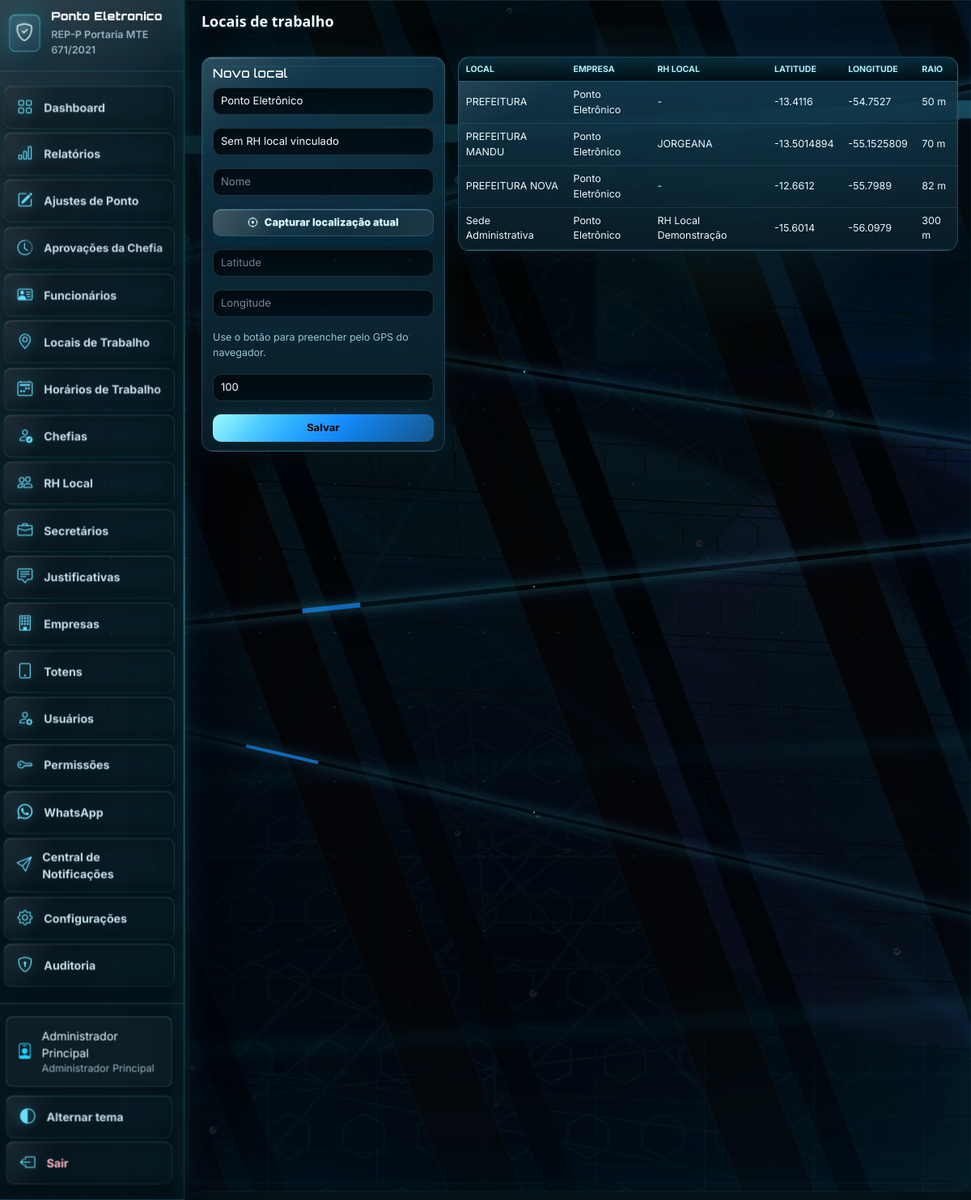
The page /locais (signed in) on the database its author committed.
### tables this page shows
CREATE TABLE usuarios (
            id INTEGER PRIMARY KEY AUTOINCREMENT,
            nome TEXT NOT NULL,
            login TEXT UNIQUE NOT NULL,
            senha TEXT NOT NULL,
            perfil TEXT NOT NULL
        , funcionario_id INTEGER, ativo INTEGER NOT NULL DEFAULT 1, rh_local_id INTEGER, chefia_id INTEGER, secretario_id INTEGER, cpf TEXT, email TEXT, telefone TEXT, secretaria_departamento TEXT);

CREATE TABLE locais_trabalho (
            id INTEGER PRIMARY KEY AUTOINCREMENT,
            empresa_id INTEGER NOT NULL,
            nome TEXT NOT NULL,
            latitude REAL NOT NULL,
            longitude REAL NOT NULL,
            raio_metros INTEGER NOT NULL DEFAULT 100,
            ativo INTEGER NOT NULL DEFAULT 1, rh_local_id INTEGER,
            FOREIGN KEY (empresa_id) REFERENCES empresas(id)
        );

CREATE TABLE empresas (
            id INTEGER PRIMARY KEY AUTOINCREMENT,
            razao_social TEXT NOT NULL,
            nome_fantasia TEXT,
            cnpj TEXT UNIQUE NOT NULL,
            ativa INTEGER NOT NULL DEFAULT 1,
            criado_em TEXT NOT NULL
        );

CREATE TABLE rh_locais (
            id INTEGER PRIMARY KEY AUTOINCREMENT,
            empresa_id INTEGER NOT NULL,
            nome TEXT NOT NULL,
            email TEXT,
            unidade TEXT,
            ativo INTEGER NOT NULL DEFAULT 1,
            FOREIGN KEY (empresa_id) REFERENCES empresas(id)
        );

### app.py (the view, shortened to what this page needs)
@app.route("/locais", methods=["GET", "POST"])
@login_required
@perfil_required("Administrador Principal", "RH Local")
def locais():
    empresas_rows = query("SELECT * FROM empresas WHERE ativa = 1 ORDER BY razao_social")
    user = current_user()
    rh_rows = query("SELECT * FROM rh_locais WHERE ativo = 1 ORDER BY nome")
    if user["perfil"] == "RH Local" and user["rh_local_id"]:
        rows = query("""SELECT l.*, e.nome_fantasia empresa, rh.nome rh_local FROM locais_trabalho l
                        JOIN empresas e ON e.id = l.empresa_id
                        LEFT JOIN rh_locais rh ON rh.id = l.rh_local_id
                        WHERE l.rh_local_id = ? ORDER BY l.nome""", (user["rh_local_id"],))
    else:
        rows = query("""SELECT l.*, e.nome_fantasia empresa, rh.nome rh_local FROM locais_trabalho l
                        JOIN empresas e ON e.id = l.empresa_id
                        LEFT JOIN rh_locais rh ON rh.id = l.rh_local_id
                        ORDER BY l.nome""")
    return page_template('pages/locais.html', title="Locais", rows=rows, empresas_rows=empresas_rows, rh_rows=rh_rows, local_user=user)

### app.py (called while the page is built, shortened)
@app.after_request
def add_api_cors_headers(response):
    return response

def get_db():
    if "db" not in g:
        g.db = sqlite3.connect(DB_PATH)
        g.db.row_factory = sqlite3.Row
    return g.db

def query(sql, params=()):
    return get_db().execute(sql, params).fetchall()

def one(sql, params=()):
    return get_db().execute(sql, params).fetchone()

def csrf_token():
    token = session.get("_csrf_token")
    if not token:
        token = secrets.token_urlsafe(32)
        session["_csrf_token"] = token
    return token

def csrf_input():
    return f'<input type="hidden" name="_csrf_token" value="{csrf_token()}">'

@app.before_request
def validate_csrf():
    if request.method != "POST":
        return None

@app.after_request
def security_headers(response):
    response.headers.setdefault("X-Content-Type-Options", "nosniff")
    response.headers.setdefault("X-Frame-Options", "SAMEORIGIN")
    response.headers.setdefault("Referrer-Policy", "strict-origin-when-cross-origin")
    if request.path in ("/totem-facial", "/terminal-ponto") or request.path.startswith("/totem-facial/"):
        response.headers["Cache-Control"] = "no-store, no-cache, must-revalidate, max-age=0"
        response.headers["Pragma"] = "no-cache"
        response.headers["Expires"] = "0"
    return response

def current_user():
    if not session.get("user_id"):
        return None
    return one("SELECT * FROM usuarios WHERE id = ?", (session["user_id"],))

def login_required(view):
    @wraps(view)
    def wrapped(*args, **kwargs):
        if not session.get("user_id"):
            return redirect(url_for("login"))
        return view(*args, **kwargs)
    return wrapped

def perfil_required(*perfis):
    def decorator(view):
        @wraps(view)
        def wrapped(*args, **kwargs):
            user = current_user()
            if not user:
                return redirect(url_for("login"))
            aliases = {
                "RH": "RH Local",
                "Gestor": "Chefia Imediata",
                "Chefia imediata": "Chefia Imediata",
                "Secretário": "Secretário da Pasta",
            }
            perfil = aliases.get(user["perfil"], user["perfil"])
            permitidos = {aliases.get(p, p) for p in perfis}
            if perfil not in permitidos:
                return page("<div class='alert alert-danger'>Acesso negado.</div>", title="Acesso negado"), 403
            return view(*args, **kwargs)
        return wrapped
    return decorator

### templates/pages/locais.html
{% extends "base.html" %}
{% block body %}
<div class="d-flex justify-content-between mb-4"><h3 class="fw-bold">Locais de trabalho</h3></div>
    <div class="row g-3">
      <div class="col-lg-4"><div class="card"><div class="card-body">
        <h5>Novo local</h5>
        <form method="post" class="d-grid gap-3">{{ csrf_input()|safe }}
          <select class="form-select" name="empresa_id">{% for e in empresas_rows %}<option value="{{ e.id }}">{{ e.nome_fantasia or e.razao_social }}</option>{% endfor %}</select>
          {% if local_user.perfil == 'Administrador Principal' %}
          <select class="form-select" name="rh_local_id"><option value="">Sem RH local vinculado</option>{% for rh in rh_rows %}<option value="{{ rh.id }}">{{ rh.nome }} - {{ rh.unidade or 'Unidade' }}</option>{% endfor %}</select>
          {% endif %}
          <input class="form-control" name="nome" placeholder="Nome" required>
          <div class="d-grid"><button class="btn btn-outline-primary" type="button" id="capturarLocal"><i class="bi bi-crosshair"></i> Capturar localização atual</button></div>
          <input class="form-control" id="localLatitude" name="latitude" placeholder="Latitude" required>
          <input class="form-control" id="localLongitude" name="longitude" placeholder="Longitude" required>
          <div class="small text-muted" id="localStatus">Use o botão para preencher pelo GPS do navegador.</div>
          <input class="form-control" type="number" name="raio_metros" value="100" placeholder="Raio em metros" required>
          <button class="btn btn-primary">Salvar</button>
        </form>
      </div></div></div>
      <div class="col-lg-8"><div class="card"><div class="table-responsive"><table class="table table-hover mb-0">
        <thead><tr><th>Local</th><th>Empresa</th><th>RH Local</th><th>Latitude</th><th>Longitude</th><th>Raio</th></tr></thead>
        <tbody>{% for r in rows %}<tr><td>{{ r.nome }}</td><td>{{ r.empresa }}</td><td>{{ r.rh_local or '-' }}</td><td>{{ r.latitude }}</td><td>{{ r.longitude }}</td><td>{{ r.raio_metros }} m</td></tr>{% endfor %}</tbody>
      </table></div></div></div>
    </div>
{% endblock %}

### templates/base.html (shortened to what this page needs)
<!doctype html>
<html lang="pt-br" data-bs-theme="dark">
<head>
  <link href="https://cdn.jsdelivr.net/npm/bootstrap@5.3.3/dist/css/bootstrap.min.css" rel="stylesheet">
  <link href="https://cdn.jsdelivr.net/npm/bootstrap-icons@1.11.3/font/bootstrap-icons.css" rel="stylesheet">
  <link href="{{ url_for('static', filename='css/app.css') }}?v={{ asset_version }}" rel="stylesheet">
</head>
<body class="app-shell">
<div class="app-background" aria-hidden="true">
  <img class="app-background-image" src="{{ url_for('static', filename='img/login-data-streams.png') }}?v={{ asset_version }}" alt="">
  <img class="app-background-veil" src="{{ url_for('static', filename='img/tech-veil.png') }}?v={{ asset_version }}" alt="">
  <div class="app-background-streams">
    <span class="app-background-stream app-background-stream-a"></span>
    <span class="app-background-stream app-background-stream-b"></span>
    <span class="app-background-stream app-background-stream-c"></span>
    <span class="app-background-stream app-background-stream-d"></span>
  </div>
</div>
{% if session.get('user_id') %}
<div class="layout d-flex">
  <aside class="sidebar">
    <div class="brand">
      <div class="brand-mark"><i class="bi bi-shield-check"></i></div>
      <div><strong>Ponto Eletronico</strong><small>REP-P Portaria MTE 671/2021</small></div>
    </div>
    <div class="sidebar-scroll">
      {{ nav_links('')|safe }}
    </div>
    <div class="sidebar-footer">
      <div class="user-chip"><i class="bi bi-person-badge"></i><span>{{ user.nome }}<small>{{ user.perfil }}</small></span></div>
      <a class="theme-link" href="{{ url_for('toggle_theme') }}"><i class="bi bi-circle-half"></i> Alternar tema</a>
      <a class="logout-link" href="{{ url_for('logout') }}"><i class="bi bi-box-arrow-left"></i> Sair</a>
    </div>
  </aside>
  <main class="content">
    <div class="content-glow"></div>
{% endif %}
    {% block body %}{{ body|safe }}{% endblock %}
{% if session.get('user_id') %}
  </main>
</div>
{% endif %}
</body>
</html>

### rows shown on the page
usuarios: nome "Administrador Principal", perfil "Administrador Principal"
locais_trabalho: nome "PREFEITURA", empresa "Ponto Eletrônico", rh_local "-", latitude "-13.4116", longitude "-54.7527", raio_metros "50"
locais_trabalho: nome "PREFEITURA MANDU", empresa "Ponto Eletrônico", nome "JORGEANA", latitude "-13.5014894", longitude "-55.1525809", raio_metros "70"
locais_trabalho: nome "PREFEITURA NOVA", empresa "Ponto Eletrônico", rh_local "-", latitude "-12.6612", longitude "-55.7989", raio_metros "82"
locais_trabalho: nome "Sede Administrativa", empresa "Ponto Eletrônico", nome "RH Local Demonstração", latitude "-15.6014", longitude "-56.0979", raio_metros "300"

### other values the page prints
form field empresa_id "Ponto Eletrônico"
